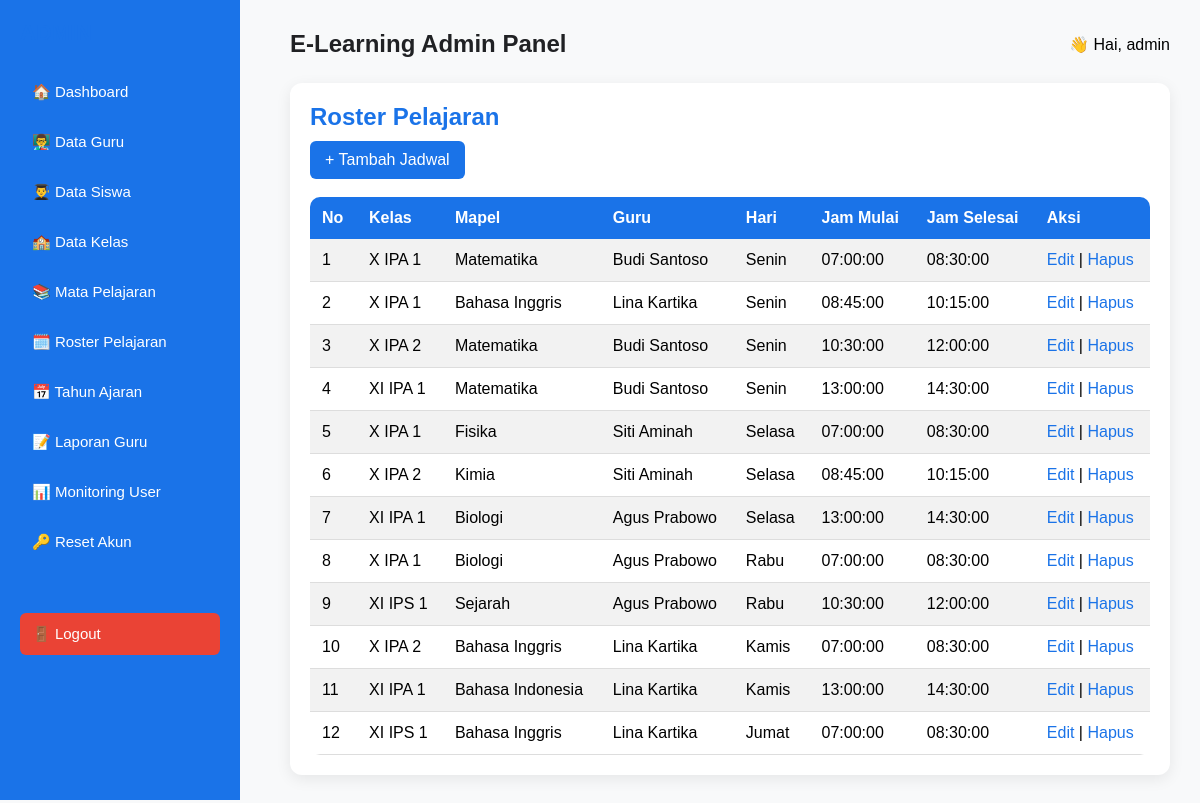
Screenshot of /views/admin/roster.php (signed in) with the database file from the repository.
### tables this page shows
CREATE TABLE `roster` (
  `id` int(11) NOT NULL,
  `id_kelas` int(11) NOT NULL,
  `id_mapel` int(11) NOT NULL,
  `id_guru` int(11) NOT NULL,
  `hari` enum('Senin','Selasa','Rabu','Kamis','Jumat','Sabtu') NOT NULL,
  `jam_mulai` time NOT NULL,
  `jam_selesai` time NOT NULL
);

CREATE TABLE `kelas` (
  `id` int(11) NOT NULL,
  `nama_kelas` varchar(50) NOT NULL,
  `id_tahun_ajaran` int(11) NOT NULL
);

CREATE TABLE `mapel` (
  `id` int(11) NOT NULL,
  `nama_mapel` varchar(100) NOT NULL
);

CREATE TABLE `guru` (
  `id` int(11) NOT NULL,
  `nip` varchar(20) NOT NULL,
  `nama_lengkap` varchar(100) NOT NULL,
  `email` varchar(100) DEFAULT NULL,
  `no_telp` varchar(15) DEFAULT NULL,
  `id_kelas_wali` int(11) DEFAULT NULL
);

### views/admin/roster.php (the view, shortened to what this page needs)
<?php
include "../../config.php";
?>
<!DOCTYPE html>
<html>
<head>
<link rel="stylesheet" href="../../assets/css/style.css">
</head>
<body>
<?php include "sidebar.php"; ?>
<div class="content">
<?php include "header.php"; ?>
<div class="card">
    <h2>Roster Pelajaran</h2>
    <a href="roster_add.php" class="btn">+ Tambah Jadwal</a>
    <br><br>
    <table class="tabel">
        <tr>
            <th>No</th>
            <th>Kelas</th>
            <th>Mapel</th>
            <th>Guru</th>
            <th>Hari</th>
            <th>Jam Mulai</th>
            <th>Jam Selesai</th>
            <th>Aksi</th>
        </tr>
        <?php
        $no = 1;
        $data = mysqli_query($conn,
            "SELECT roster.*, kelas.nama_kelas, mapel.nama_mapel, guru.nama_lengkap
             FROM roster
             JOIN kelas ON roster.id_kelas = kelas.id
             JOIN mapel ON roster.id_mapel = mapel.id
             JOIN guru ON roster.id_guru = guru.id
             ORDER BY roster.hari, roster.jam_mulai"
        );
        while($d = mysqli_fetch_assoc($data)){
        ?>
        <tr>
            <td><?= $no++; ?></td>
            <td><?= $d['nama_kelas']; ?></td>
            <td><?= $d['nama_mapel']; ?></td>
            <td><?= $d['nama_lengkap']; ?></td>
            <td><?= $d['hari']; ?></td>
            <td><?= $d['jam_mulai']; ?></td>
            <td><?= $d['jam_selesai']; ?></td>
            <td>
                <a href="roster_edit.php?id=<?= $d['id']; ?>">Edit</a> |
                <a href="roster_delete.php?id=<?= $d['id']; ?>" onclick="return confirm('Hapus jadwal ini?')">Hapus</a>
            </td>
        </tr>
        <?php } ?>
    </table>
</div>
</div>
</body>
</html>

### assets/css/style.css (style rules this page uses)
* { box-sizing: border-box; }
body { margin:0; padding:0; font-family:'Poppins', sans-serif; background:#F8F9FA; }
h2 { margin:0 0 10px; color:#1A73E8; }
.content { margin-left:260px; padding:30px; }
.card { background:white; padding:20px; border-radius:12px; box-shadow:0 4px 15px rgba(0,0,0,0.08); margin-bottom:20px; }
.tabel { width:100%; border-collapse:collapse; background:white; border-radius:10px; overflow:hidden; }
.tabel th { background:#1A73E8; color:white; padding:12px; text-align:left; }
.tabel td { padding:10px; border-bottom:1px solid #ddd; }
.btn { appearance: none; display:inline-block; padding:10px 15px; background:#1A73E8; color:white; text-decoration:none; font-family: inherit; border: 0; border-radius:6px; }
a { color:#1A73E8; text-decoration:none; }
.tabel tr:nth-child(even) { background:#f2f2f2; }
.tabel td, .tabel th { padding:12px; }

### rows the page displays
roster: id_kelas.nama_kelas "X IPA 1", id_mapel.nama_mapel "Matematika", id_guru.nama_lengkap "Budi Santoso", hari "Senin", jam_mulai "07:00:00", jam_selesai "08:30:00"
roster: id_kelas.nama_kelas "X IPA 1", id_mapel.nama_mapel "Bahasa Inggris", id_guru.nama_lengkap "Lina Kartika", hari "Senin", jam_mulai "08:45:00", jam_selesai "10:15:00"
roster: id_kelas.nama_kelas "X IPA 2", id_mapel.nama_mapel "Matematika", id_guru.nama_lengkap "Budi Santoso", hari "Senin", jam_mulai "10:30:00", jam_selesai "12:00:00"
roster: id_kelas.nama_kelas "XI IPA 1", id_mapel.nama_mapel "Matematika", id_guru.nama_lengkap "Budi Santoso", hari "Senin", jam_mulai "13:00:00", jam_selesai "14:30:00"
roster: id_kelas.nama_kelas "X IPA 1", id_mapel.nama_mapel "Fisika", id_guru.nama_lengkap "Siti Aminah", hari "Selasa", jam_mulai "07:00:00", jam_selesai "08:30:00"
roster: id_kelas.nama_kelas "X IPA 2", id_mapel.nama_mapel "Kimia", id_guru.nama_lengkap "Siti Aminah", hari "Selasa", jam_mulai "08:45:00", jam_selesai "10:15:00"
roster: id_kelas.nama_kelas "XI IPA 1", id_mapel.nama_mapel "Biologi", id_guru.nama_lengkap "Agus Prabowo", hari "Selasa", jam_mulai "13:00:00", jam_selesai "14:30:00"
roster: id_kelas.nama_kelas "X IPA 1", id_mapel.nama_mapel "Biologi", id_guru.nama_lengkap "Agus Prabowo", hari "Rabu", jam_mulai "07:00:00", jam_selesai "08:30:00"
roster: id_kelas.nama_kelas "XI IPS 1", id_mapel.nama_mapel "Sejarah", id_guru.nama_lengkap "Agus Prabowo", hari "Rabu", jam_mulai "10:30:00", jam_selesai "12:00:00"
roster: id_kelas.nama_kelas "X IPA 2", id_mapel.nama_mapel "Bahasa Inggris", id_guru.nama_lengkap "Lina Kartika", hari "Kamis", jam_mulai "07:00:00", jam_selesai "08:30:00"
roster: id_kelas.nama_kelas "XI IPA 1", id_mapel.nama_mapel "Bahasa Indonesia", id_guru.nama_lengkap "Lina Kartika", hari "Kamis", jam_mulai "13:00:00", jam_selesai "14:30:00"
roster: id_kelas.nama_kelas "XI IPS 1", id_mapel.nama_mapel "Bahasa Inggris", id_guru.nama_lengkap "Lina Kartika", hari "Jumat", jam_mulai "07:00:00", jam_selesai "08:30:00"

### other values shown
$_SESSION['username'] "admin"
